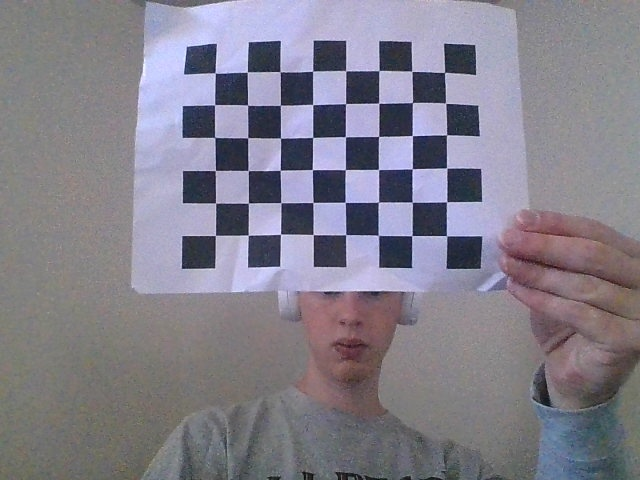
#> input picture captured_image_1729348729.7821975.jpg, 640 x 480 px; its folder holds only this picture in this run
$ python calibrate.py
#> lines starting #> are read from the running program, lines starting #| are printed output that depends on the picture; after the words box and inside, x2 and y2 are one past the last pixel; in counts of white or black regions, pixels touching at a corner belong together
import cv2
import numpy as np
import os
import glob


# Define the dimensions of checkerboard
CHECKERBOARD = (8, 6)


# stop the iteration when specified
# accuracy, epsilon, is reached or
# specified number of iterations are completed.
criteria = (cv2.TERM_CRITERIA_EPS +
            cv2.TERM_CRITERIA_MAX_ITER, 30, 0.001)


# Vector for 3D points
threedpoints = []

# Vector for 2D points
twodpoints = []


#  3D points real world coordinates
objectp3d = np.zeros((1, CHECKERBOARD[0]
                      * CHECKERBOARD[1],
                      3), np.float32)
objectp3d[0, :, :2] = np.mgrid[0:CHECKERBOARD[0],
                               0:CHECKERBOARD[1]].T.reshape(-1, 2)
prev_img_shape = None


# Extracting path of individual image stored
# in a given directory. Since no path is
# specified, it will take current directory
# jpg files alone
images = glob.glob('*.jpg')

for filename in images:
    image = cv2.imread(filename)
#> image is the input picture: shape (480, 640, 3); mean B, G, R 139.1, 127.3, 130.6
    grayColor = cv2.cvtColor(image, cv2.COLOR_BGR2GRAY)
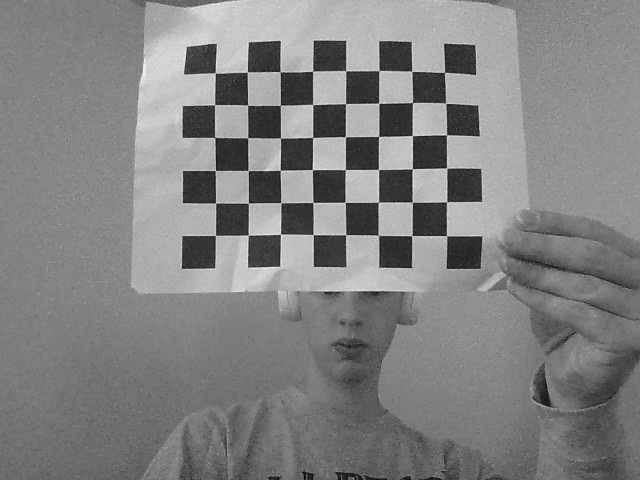
#> grayColor: shape (480, 640); min 5, max 246, mean 129.6

    # Find the chess board corners
    # If desired number of corners are
    # found in the image then ret = true
    ret, corners = cv2.findChessboardCorners(
                    grayColor, CHECKERBOARD,
                    cv2.CALIB_CB_ADAPTIVE_THRESH
                    + cv2.CALIB_CB_FAST_CHECK +
                    cv2.CALIB_CB_NORMALIZE_IMAGE)
#> ret = True; corners = 48 rows, first 8: [215.1, 72.94], [247.3, 71.91], [280, 71.8], [312.6, 71.25], [345.8, 71.01], [379, 70.63], [411.8, 71.43], [444.5, 72.48]

    # If desired number of corners can be detected then,
    # refine the pixel coordinates and display
    # them on the images of checker board
    if ret == True:
        threedpoints.append(objectp3d)

        # Refining pixel coordinates
        # for given 2d points.
        corners2 = cv2.cornerSubPix(
            grayColor, corners, (11, 11), (-1, -1), criteria)
#> corners2 = 48 rows, first 8: [215.2, 73.03], [247.3, 71.98], [280.2, 71.67], [312.7, 71.07], [345.7, 70.63], [378.9, 70.48], [411.9, 71.3], [444.5, 72.37]

        twodpoints.append(corners2)

        # Draw and display the corners
        image = cv2.drawChessboardCorners(image,
                                          CHECKERBOARD,
                                          corners2, ret)
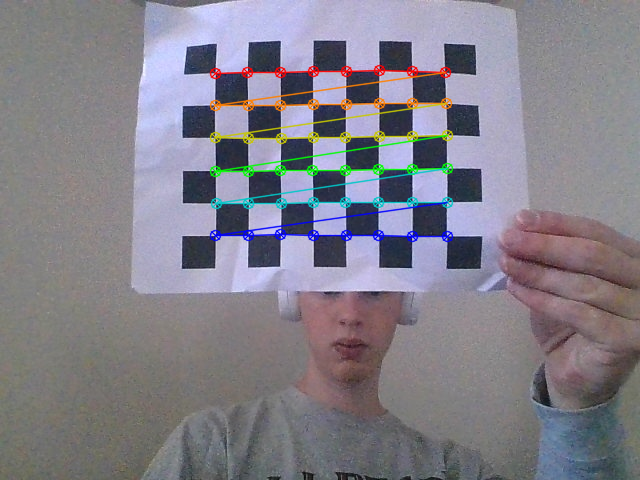
#> image: shape (480, 640, 3); 3.67% of pixels changed, all inside (x1, y1, x2, y2) = (209, 64, 454, 243)

    cv2.imshow('img', image)
    cv2.waitKey(0)

cv2.destroyAllWindows()

h, w = image.shape[:2]
#> h = 480; w = 640


# Perform camera calibration by
# passing the value of above found out 3D points (threedpoints)
# and its corresponding pixel coordinates of the
# detected corners (twodpoints)
ret, matrix, distortion, r_vecs, t_vecs = cv2.calibrateCamera(
    threedpoints, twodpoints, grayColor.shape[::-1], None, None)
#> ret = 0.382; matrix = [[2386.7, 0, 306.3], [0, 2361.4, 233.2], [0, 0, 1]]; distortion = [[13.9, -1316.7, 0.109, 0.00285, -3900.4]]; r_vecs = ([-0.00874, 0.166, -0.00157],); t_vecs = ([-2.77, -4.94, 73.7],)


# [12 lines of commented-out code are left out]

#> (the run stopped early here; a loop or call above may not have finished)
